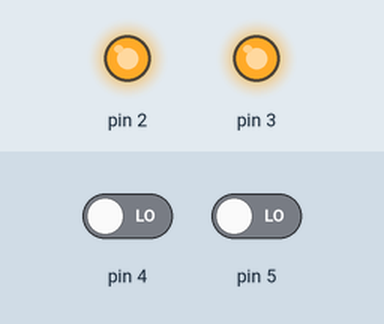
A sketch run on a simulated Arduino Uno, built with avr-gcc and run on an emulated ATmega328P. Shown: output pins drawn as LEDs (lit = HIGH). The inputs (shaded band) are chosen by the test bench; at power-on: pin 5 LOW, pin 4 LOW.

Above: at 1.2 s.
1.3 s: pin 5 driven HIGH
At 2.1 s:
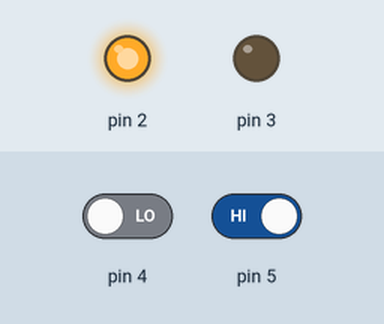
2.8 s: pin 4 driven HIGH
At 3.3 s:
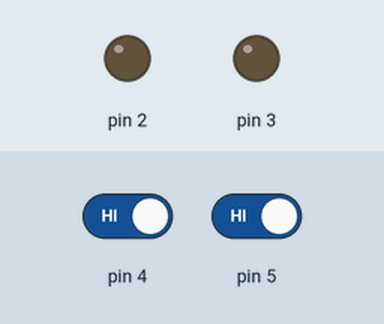
4.3 s: pin 4 driven LOW
At 6.7 s:
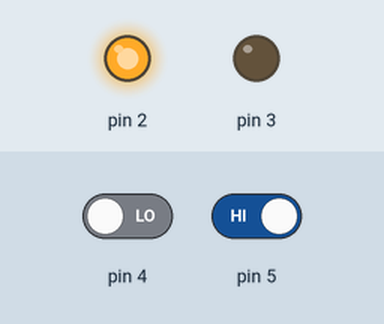
Timing chart, 0 to 8.2 s (numbered marks = the images above; inputs shaded):
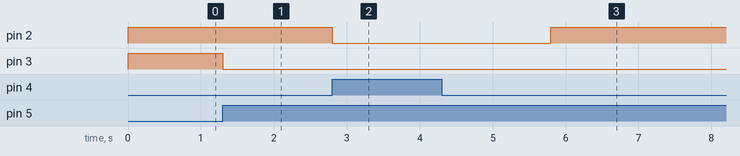

Measured:
- after the input at 1.3 s, pin 3: HIGH → LOW at once
- after the input at 2.8 s, pin 2: HIGH → LOW at once
- after the input at 4.3 s, pin 2: LOW → HIGH after 1.5 s

The sketch:

test.ino
```cpp
int check = 0;
int arm = 0;
int startstop = 0;

void setup() {
  pinMode(4, INPUT);
  pinMode(5, INPUT);
  pinMode(2, OUTPUT);
  pinMode(3, OUTPUT);

  digitalWrite(2, HIGH);
  digitalWrite(3, HIGH);

  Serial.begin(9600);
}

void loop() {
  arm = digitalRead(5);
  startstop = digitalRead(4);
  if(startstop == 1 && check == 1){
    digitalWrite(3, HIGH);
    digitalWrite(2, HIGH);
    check = 0;
    delay(1000);
  }
  if(arm == 1 && check == 0){
    digitalWrite(3, LOW);
  }
  if(arm == 0 && check == 0){
    digitalWrite(3, HIGH);
  }
  if(arm == 1 && startstop == 1 && check == 0){
    while(startstop == 1){
      startstop = digitalRead(4);
      digitalWrite(2, LOW);
      delay(1000);
    }
    check = 1;
    digitalWrite(2, HIGH);
  }
}
```
